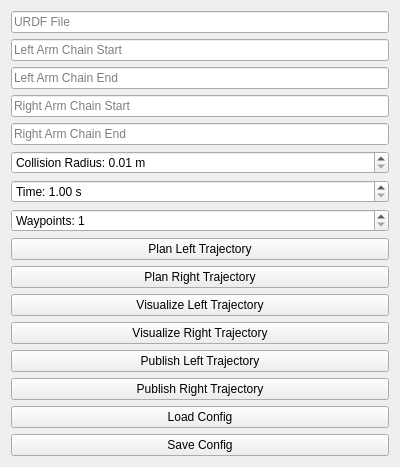
<?xml version="4.0"?>
<ui version="4.0">
 <class>TrajectoryPlanner</class>
 <widget class="QWidget" name="TrajectoryPlanner">
  <property name="geometry">
   <rect>
    <x>0</x>
    <y>0</y>
    <width>400</width>
    <height>400</height>
   </rect>
  </property>
  <property name="windowTitle">
   <string>Trajectory Planner</string>
  </property>
  <layout class="QVBoxLayout" name="verticalLayout">
   <item>
    <widget class="QLineEdit" name="urdfFileLineEdit">
     <property name="placeholderText">
      <string>URDF File</string>
     </property>
    </widget>
   </item>
   <item>
    <widget class="QLineEdit" name="chainStartLeftLineEdit">
     <property name="placeholderText">
      <string>Left Arm Chain Start</string>
     </property>
    </widget>
   </item>
   <item>
    <widget class="QLineEdit" name="chainEndLeftLineEdit">
     <property name="placeholderText">
      <string>Left Arm Chain End</string>
     </property>
    </widget>
   </item>
   <item>
    <widget class="QLineEdit" name="chainStartRightLineEdit">
     <property name="placeholderText">
      <string>Right Arm Chain Start</string>
     </property>
    </widget>
   </item>
   <item>
    <widget class="QLineEdit" name="chainEndRightLineEdit">
     <property name="placeholderText">
      <string>Right Arm Chain End</string>
     </property>
    </widget>
   </item>
   <item>
    <widget class="QDoubleSpinBox" name="collisionRadiusSpinBox">
     <property name="prefix">
      <string>Collision Radius: </string>
     </property>
     <property name="suffix">
      <string> m</string>
     </property>
     <property name="maximum">
      <double>1.0</double>
     </property>
     <property name="minimum">
      <double>0.01</double>
     </property>
    </widget>
   </item>
   <item>
    <widget class="QDoubleSpinBox" name="timeSpinBox">
     <property name="prefix">
      <string>Time: </string>
     </property>
     <property name="suffix">
      <string> s</string>
     </property>
     <property name="maximum">
      <double>100.0</double>
     </property>
     <property name="minimum">
      <double>1.0</double>
     </property>
    </widget>
   </item>
   <item>
    <widget class="QSpinBox" name="numWaypointsSpinBox">
     <property name="prefix">
      <string>Waypoints: </string>
     </property>
     <property name="maximum">
      <number>100</number>
     </property>
     <property name="minimum">
      <number>1</number>
     </property>
    </widget>
   </item>
   <item>
    <widget class="QPushButton" name="planLeftButton">
     <property name="text">
      <string>Plan Left Trajectory</string>
     </property>
    </widget>
   </item>
   <item>
    <widget class="QPushButton" name="planRightButton">
     <property name="text">
      <string>Plan Right Trajectory</string>
     </property>
    </widget>
   </item>
   <item>
    <widget class="QPushButton" name="visualizeLeftButton">
     <property name="text">
      <string>Visualize Left Trajectory</string>
     </property>
    </widget>
   </item>
   <item>
    <widget class="QPushButton" name="visualizeRightButton">
     <property name="text">
      <string>Visualize Right Trajectory</string>
     </property>
    </widget>
   </item>
   <item>
    <widget class="QPushButton" name="publishLeftButton">
     <property name="text">
      <string>Publish Left Trajectory</string>
     </property>
    </widget>
   </item>
   <item>
    <widget class="QPushButton" name="publishRightButton">
     <property name="text">
      <string>Publish Right Trajectory</string>
     </property>
    </widget>
   </item>
   <item>
    <widget class="QPushButton" name="loadButton">
     <property name="text">
      <string>Load Config</string>
     </property>
    </widget>
   </item>
   <item>
    <widget class="QPushButton" name="saveButton">
     <property name="text">
      <string>Save Config</string>
     </property>
    </widget>
   </item>
  </layout>
 </widget>
 <resources/>
 <connections/>
</ui>
